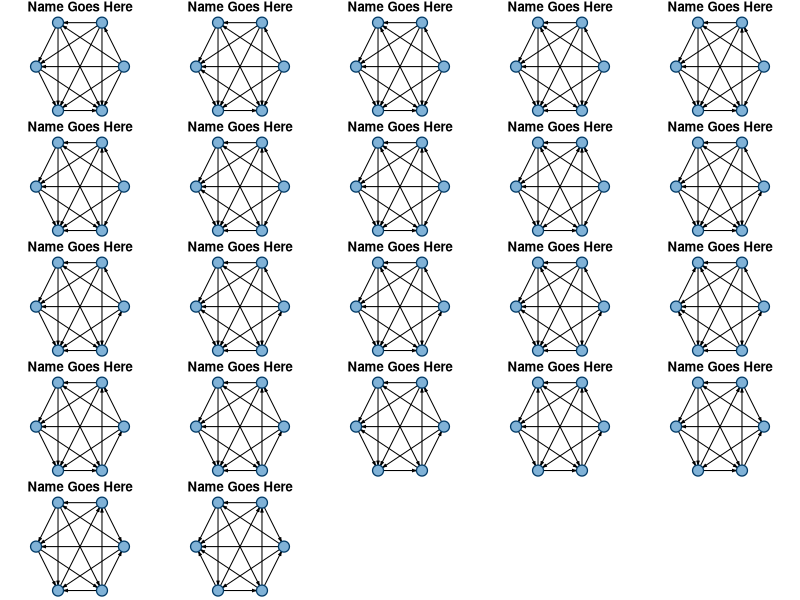

Write the R code that produced this figure.
# calculating how many non-isopmorphic graphs there are
library(igraph)
library(combinat)

nodes = 6

permutations <- function(n = NULL) {
  num <- c(0, 0, 0, 0, 0, 1, 1, 1, 1, 1)
  combos <- unique(permn(num))
  for (i in 1:length(combos)) {
    combos[[i]] <- combos[[i]][1:n]
  }
  combos <- unique(combos)
  return(combos)
}

total_graphs = (2^5) * (2^4) * (2^3) * (2^2) * 2

# m <- matrix(new[[1]], nrow = nodes)
# g <-graph_from_adjacency_matrix(m, mode="directed")
# plot(g, layout = layout_in_circle(g))


# data_5 <- permutations(5)
# data_4 <- permutations(4)
# data_3 <- permutations(3)
# data_2 <- permutations(2)
# data_1 <- permutations(1)


# this comes from the permutations above
data_5 <- list(c(0,0,0,0,0), c(0,0,0,0,1), c(0,0,0,1,0), c(0,0,1,0,0), c(0,1,0,0,0), c(1,0,0,0,0), c(1,0,0,0,1), c(0,1,0,0,1), c(0,0,1,0,1), c(0,0,0,1,1), c(0,0,1,1,0), c(0,1,0,1,0), c(1,0,0,1,0), c(1,0,1,0,0), c(0,1,1,0,0), c(1,1,0,0,0), c(1,1,0,0,1), c(1,0,1,0,1), c(1,0,0,1,1), c(0,1,0,1,1), c(0,1,1,0,1), c(0,0,1,1,1), c(0,1,1,1,0), c(1,0,1,1,0), c(1,1,0,1,0), c(1,1,1,0,0), c(1,1,0,1,1), c(1,0,1,1,1), c(1,1,1,0,1), c(0,1,1,1,1), c(1,1,1,1,0), c(1,1,1,1,1))
data_4 <- list(c(0,0,0,0), c(0,0,0,1), c(0,0,1,0), c(0,1,0,0), c(1,0,0,0), c(0,0,1,1), c(0,1,0,1), c(1,0,0,1), c(1,0,1,0), c(0,1,1,0), c(1,1,0,0), c(0,1,1,1), c(1,0,1,1), c(1,1,0,1), c(1,1,1,0), c(1,1,1,1))
data_3 <- list(c(0,0,0), c(0,0,1), c(0,1,0), c(1,0,0), c(1,0,1), c(0,1,1), c(1,1,0), c(1,1,1))
data_2 <- list(c(0,0), c(0,1), c(1,0), c(1,1))
data_1 <- list(0, 1)


chunk_1 <- c(data_1[1], data_1[2])
chunk_2 <- c(rep(data_2[1], length(chunk_1)), rep(data_2[2], length(chunk_1)), rep(data_2[3], length(chunk_1)), rep(data_2[4], length(chunk_1)))
chunk_3 <- c(rep(data_3[1], length(chunk_2)), rep(data_3[2], length(chunk_2)), rep(data_3[3], length(chunk_2)), rep(data_3[4], length(chunk_2)), rep(data_3[5], length(chunk_2)), rep(data_3[6], length(chunk_2)), rep(data_3[7], length(chunk_2)), rep(data_3[8], length(chunk_2)))
chunk_4 <- c(rep(data_4[1], length(chunk_3)), rep(data_4[2], length(chunk_3)), rep(data_4[3], length(chunk_3)), rep(data_4[4], length(chunk_3)), rep(data_4[5], length(chunk_3)), rep(data_4[6], length(chunk_3)), rep(data_4[7], length(chunk_3)), rep(data_4[8], length(chunk_3)), rep(data_4[9], length(chunk_3)), rep(data_4[10], length(chunk_3)), rep(data_4[11], length(chunk_3)), rep(data_4[12], length(chunk_3)), rep(data_4[13], length(chunk_3)), rep(data_4[14], length(chunk_3)), rep(data_4[15], length(chunk_3)), rep(data_4[16], length(chunk_3))) 
chunk_5 <- c(rep(data_5[1], length(chunk_4)), rep(data_5[2], length(chunk_4)), rep(data_5[3], length(chunk_4)), rep(data_5[4], length(chunk_4)), rep(data_5[5], length(chunk_4)), rep(data_5[6], length(chunk_4)), rep(data_5[7], length(chunk_4)), rep(data_5[8], length(chunk_4)), rep(data_5[9], length(chunk_4)), rep(data_5[10], length(chunk_4)), rep(data_5[11], length(chunk_4)), rep(data_5[12], length(chunk_4)), rep(data_5[13], length(chunk_4)), rep(data_5[14], length(chunk_4)), rep(data_5[15], length(chunk_4)), rep(data_5[16], length(chunk_4)), rep(data_5[17], length(chunk_4)), rep(data_5[18], length(chunk_4)), rep(data_5[19], length(chunk_4)), rep(data_5[20], length(chunk_4)), rep(data_5[21], length(chunk_4)), rep(data_5[22], length(chunk_4)), rep(data_5[23], length(chunk_4)), rep(data_5[24], length(chunk_4)), rep(data_5[25], length(chunk_4)), rep(data_5[26], length(chunk_4)), rep(data_5[27], length(chunk_4)), rep(data_5[28], length(chunk_4)), rep(data_5[29], length(chunk_4)), rep(data_5[30], length(chunk_4)), rep(data_5[31], length(chunk_4)), rep(data_5[32], length(chunk_4)))


new_data_1 <- rep(chunk_1, total_graphs/length(chunk_1))
new_data_2 <- rep(chunk_2, total_graphs/length(chunk_2))
new_data_3 <- rep(chunk_3, total_graphs/length(chunk_3))
new_data_4 <- rep(chunk_4, total_graphs/length(chunk_4))
new_data_5 <- rep(chunk_5, total_graphs/length(chunk_5))



all_graphs <- list()
for (i in 1:total_graphs) {
  all_graphs[[i]] <- c(0, new_data_5[[i]], abs(new_data_5[[i]][1] - 1), 0, new_data_4[[i]],
                  abs(new_data_5[[i]][2] - 1), abs(new_data_4[[i]][1] - 1), 0, new_data_3[[i]],
                  abs(new_data_5[[i]][3] - 1), abs(new_data_4[[i]][2] - 1), abs(new_data_3[[i]][1] - 1),
                  0, new_data_2[[i]], abs(new_data_5[[i]][4] - 1), abs(new_data_4[[i]][3] - 1),
                  abs(new_data_3[[i]][2] - 1), abs(new_data_2[[i]][1] - 1), 0, new_data_1[[i]],
                  abs(new_data_5[[i]][5] - 1), abs(new_data_4[[i]][4] - 1), abs(new_data_3[[i]][3] - 1),
                  abs(new_data_2[[i]][2] - 1), abs(new_data_1[[i]] - 1), 0
                  )
}


combos <- list()
sorted_combos <- list()
for (i in 1:total_graphs) {
  combos[[i]] <- sum(all_graphs[[i]][1:6])
  combos[[i]] <- c(combos[[i]], sum(all_graphs[[i]][7:12]))
  combos[[i]] <- c(combos[[i]], sum(all_graphs[[i]][13:18]))
  combos[[i]] <- c(combos[[i]], sum(all_graphs[[i]][19:24]))
  combos[[i]] <- c(combos[[i]], sum(all_graphs[[i]][25:30]))
  combos[[i]] <- c(combos[[i]], sum(all_graphs[[i]][31:36]))
  sorted_combos[[i]] <- sort(combos[[i]])
}




iso <- unique(sorted_combos)
iso_count <- rep(list(0), length(iso))
iso_ex_num <- vector()
for (i in 1:length(sorted_combos)) {
  for (j in 1:length(iso)) {
    if (identical(sorted_combos[[i]], iso[[j]])) {
      if (iso_count[[j]] == 0) {
        iso_ex_num <- c(iso_ex_num, i)
      }
      iso_count[[j]] <- iso_count[[j]] + 1
    }
  }
}

# shows the different types of isomorphs and how many there are of each
new_mat <- matrix(iso)
new_mat <- cbind(new_mat, iso_count)


# par(mfrow=c(1,1), mar=c(1,1,1,1))
iso_graph <- list()
for (i in 1:length(iso)) {
  m <- matrix(all_graphs[[iso_ex_num[i]]], nrow = nodes)
  iso_graph[[i]] <-graph_from_adjacency_matrix(m, mode="directed")
}

new_mat <- cbind(new_mat, iso_graph)
colnames(new_mat) <- c("ID", "Count", "Example IGraph")
# there are 22 total isomorphs


par(mfrow=c(5,5), mar=c(0,0,1,0))
for (i in 1:length(iso)) {
  plot(iso_graph[[i]], layout = layout_in_circle(iso_graph[[1]]), vertex.color = "#80b2d7",
       vertex.size = 25, vertex.frame.color = "#003a67", vertex.frame.width = 1.25,
       edge.color = "black", edge.arrow.size = .2, vertex.label = NA, main = "Name Goes Here")
}



# gets the triad census state and id
# accepts triad census
triad_state <- function(census = NULL) {
  name = NULL
  trans = NULL
  if (census[1] == 1) {
    name = "003"
    trans = NA
  }
  if (census[2] == 1) {
    name = "012"
    trans = NA
  }
  if (census[3] == 1) {
    name = "102"
    trans = NA
  }
  if (census[4] == 1) {
    name = "021D"
    trans = NA
  }
  if (census[5] == 1) {
    name = "021U"
    trans = NA
  }
  if (census[6] == 1) {
    name = "021C"
    trans = "Intransitive"
  }
  if (census[7] == 1) {
    name = "111D"
    trans = "Intransitive"
  }
  if (census[8] == 1) {
    name = "111U"
    trans = "Intransitive"
  }
  if (census[9] == 1) {
    name = "030T"
    trans = "Transitive"
  }
  if (census[10] == 1) {
    name = "030C"
    trans = "Intransitive"
  }
  if (census[11] == 1) {
    name = "201"
    trans = "Intransitive"
  }
  if (census[12] == 1) {
    name = "120D"
    trans = "Transitive"
  }
  if (census[13] == 1) {
    name = "120U"
    trans = "Transitive"
  }
  if (census[14] == 1) {
    name = "120C"
    trans = "Mixed"
  }
  if (census[15] == 1) {
    name = "210"
    trans = "Mixed"
  }
  if (census[16] == 1) {
    name = "300"
    trans = "Transitive"
  }
  return(list(name, trans))
}



iso_triad <- function(iso_number = NULL) {
  g = new_mat[[iso_number, 3]]
  individuals <- c(1, 2, 3, 4, 5, 6)
  ids <- combn(individuals, 3, simplify = FALSE)
  sg = rep(list(NA),length(ids))
  sg_census = rep(list(NA),length(ids))
  state <- rep(list(NA),length(ids))
  trans <- rep(list(NA),length(ids))
  for (i in 1:length(ids)){
    sg[[i]] <- induced_subgraph(g, vids = ids[i][[1]])
    sg_census[[i]] <- triad_census(sg[[i]])
    state[[i]] <- triad_state(sg_census[[i]])[[1]]
    trans[[i]] <- triad_state(sg_census[[i]])[[2]]
  }
  sub_mat <- matrix(ids)
  sub_mat <- cbind(sub_mat, as.matrix(sg))
  sub_mat <- cbind(sub_mat, as.matrix(sg_census))
  sub_mat <- cbind(sub_mat, as.matrix(state))
  sub_mat <- cbind(sub_mat, as.matrix(trans))
  colnames(sub_mat) <- c("Triad", "IGraph", "Triad_Census", "State_ID", "Transitivity")
  return(sub_mat)
}



iso_1_triads <- iso_triad(1)
iso_2_triads <- iso_triad(2)
iso_3_triads <- iso_triad(3)
iso_4_triads <- iso_triad(4)
iso_5_triads <- iso_triad(5)
iso_6_triads <- iso_triad(6)
iso_7_triads <- iso_triad(7)
iso_8_triads <- iso_triad(8)
iso_9_triads <- iso_triad(9)
iso_10_triads <- iso_triad(10)
iso_11_triads <- iso_triad(11)
iso_12_triads <- iso_triad(12)
iso_13_triads <- iso_triad(13)
iso_14_triads <- iso_triad(14)
iso_15_triads <- iso_triad(15)
iso_16_triads <- iso_triad(16)
iso_17_triads <- iso_triad(17)
iso_18_triads <- iso_triad(18)
iso_19_triads <- iso_triad(19)
iso_20_triads <- iso_triad(20)
iso_21_triads <- iso_triad(22)
iso_22_triads <- iso_triad(21)








# ## Data from  http://users.cecs.anu.edu.au/~bdm/data/graphs.html ##
# Data <- read.delim("rfid_data/graph6c.g6",header=FALSE)
# 
# DataFrame<-data.frame() #Creating empty data frame to store adjacency matrices
# 
# G<-as.character(Data[1,1])
# n<-as.numeric(charToRaw(substr(G, 1, 1)))-63
# n #number of vertices of the graph
# 
# for(k in 1:nrow(Data)){
#   
#   G<-as.character(Data[k,1])
#   
#   vector<-c()
#   for(i in 2:nchar(G)){
#     vector<-c(vector,rev(as.numeric(intToBits(as.numeric(charToRaw(substr(G, i, i)))-63)[1:6])))}
#   vector
#   
#   A<-matrix(0,nrow=n,ncol=n)
#   vector2<-vector
#   for(j in 2:n){
#     for(i in 1:(j-1)){
#       A[i,j]<-vector2[1];
#       vector2<-vector2[-1]
#     }}#filling the upper triangle of the adjacency matrix
#   for(i in 2:n){
#     for(j in 1:(i-1)){
#       A[i,j]<-A[j,i]
#     }}#filling the lower triangle of the adjacency matrix
#   A
#   
#   Avec<-as.vector(A)
#   DataFrame<-rbind(DataFrame,Avec)
#   if(k%%10000==0){print(k)}
# }
# 
# colnames(DataFrame)<-NULL
# write.csv(DataFrame,paste0("graphs",n,".csv"),row.names=FALSE)


# new_data <- read.csv("graphs6.csv",header=FALSE,sep=",")
# i = 112
# m <- matrix(as.vector(t(new_data[i,])),nrow=sqrt(length(as.vector(t(new_data[i,])))))
